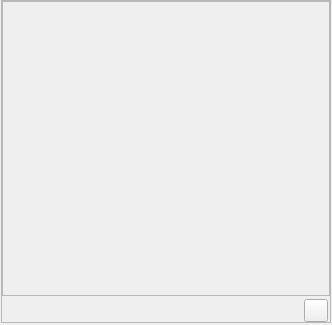
<?xml version="1.0" encoding="UTF-8"?>
<ui version="4.0">
 <class>MainWidget</class>
 <widget class="QWidget" name="MainWidget">
  <property name="geometry">
   <rect>
    <x>0</x>
    <y>0</y>
    <width>332</width>
    <height>325</height>
   </rect>
  </property>
  <layout class="QVBoxLayout" name="verticalLayout_2" stretch="0">
   <property name="spacing">
    <number>0</number>
   </property>
   <property name="leftMargin">
    <number>0</number>
   </property>
   <property name="topMargin">
    <number>0</number>
   </property>
   <property name="rightMargin">
    <number>0</number>
   </property>
   <property name="bottomMargin">
    <number>0</number>
   </property>
   <item>
    <widget class="QWidget" name="mainContainerWidget" native="true">
     <layout class="QVBoxLayout" name="verticalLayout">
      <property name="spacing">
       <number>0</number>
      </property>
      <property name="leftMargin">
       <number>1</number>
      </property>
      <property name="topMargin">
       <number>0</number>
      </property>
      <property name="rightMargin">
       <number>1</number>
      </property>
      <property name="bottomMargin">
       <number>2</number>
      </property>
      <item>
       <widget class="QFrame" name="frame">
        <property name="frameShape">
         <enum>QFrame::StyledPanel</enum>
        </property>
        <property name="frameShadow">
         <enum>QFrame::Sunken</enum>
        </property>
        <layout class="QVBoxLayout" name="verticalLayout_4">
         <property name="spacing">
          <number>0</number>
         </property>
         <property name="leftMargin">
          <number>0</number>
         </property>
         <property name="topMargin">
          <number>0</number>
         </property>
         <property name="rightMargin">
          <number>0</number>
         </property>
         <property name="bottomMargin">
          <number>0</number>
         </property>
         <item>
          <widget class="QWidget" name="stackedMixerArea" native="true">
           <layout class="QVBoxLayout" name="verticalLayout_5">
            <property name="leftMargin">
             <number>0</number>
            </property>
            <property name="topMargin">
             <number>0</number>
            </property>
            <property name="rightMargin">
             <number>0</number>
            </property>
            <property name="bottomMargin">
             <number>1</number>
            </property>
            <item>
             <widget class="QScrollArea" name="scrollArea">
              <property name="widgetResizable">
               <bool>true</bool>
              </property>
              <widget class="QWidget" name="scrollAreaWidgetContents">
               <property name="geometry">
                <rect>
                 <x>0</x>
                 <y>0</y>
                 <width>326</width>
                 <height>289</height>
                </rect>
               </property>
               <layout class="QVBoxLayout" name="verticalLayout_6">
                <property name="leftMargin">
                 <number>0</number>
                </property>
                <property name="topMargin">
                 <number>0</number>
                </property>
                <property name="rightMargin">
                 <number>0</number>
                </property>
                <property name="bottomMargin">
                 <number>0</number>
                </property>
                <item>
                 <layout class="QVBoxLayout" name="scrollVerticalLayout" stretch="0,1">
                  <property name="spacing">
                   <number>0</number>
                  </property>
                  <property name="sizeConstraint">
                   <enum>QLayout::SetDefaultConstraint</enum>
                  </property>
                  <item>
                   <layout class="QVBoxLayout" name="trackerListLayout">
                    <property name="spacing">
                     <number>2</number>
                    </property>
                   </layout>
                  </item>
                  <item>
                   <spacer name="verticalSpacer">
                    <property name="orientation">
                     <enum>Qt::Vertical</enum>
                    </property>
                    <property name="sizeType">
                     <enum>QSizePolicy::MinimumExpanding</enum>
                    </property>
                    <property name="sizeHint" stdset="0">
                     <size>
                      <width>20</width>
                      <height>0</height>
                     </size>
                    </property>
                   </spacer>
                  </item>
                 </layout>
                </item>
               </layout>
              </widget>
             </widget>
            </item>
           </layout>
          </widget>
         </item>
         <item>
          <widget class="QWidget" name="buttonsWidget" native="true">
           <layout class="QVBoxLayout" name="verticalLayout_3">
            <property name="spacing">
             <number>0</number>
            </property>
            <property name="leftMargin">
             <number>0</number>
            </property>
            <property name="topMargin">
             <number>0</number>
            </property>
            <property name="rightMargin">
             <number>0</number>
            </property>
            <property name="bottomMargin">
             <number>0</number>
            </property>
            <item>
             <layout class="QHBoxLayout" name="buttonLayout">
              <property name="leftMargin">
               <number>2</number>
              </property>
              <property name="topMargin">
               <number>2</number>
              </property>
              <property name="rightMargin">
               <number>2</number>
              </property>
              <property name="bottomMargin">
               <number>0</number>
              </property>
              <item>
               <spacer name="horizontalSpacer">
                <property name="orientation">
                 <enum>Qt::Horizontal</enum>
                </property>
                <property name="sizeHint" stdset="0">
                 <size>
                  <width>40</width>
                  <height>20</height>
                 </size>
                </property>
               </spacer>
              </item>
              <item>
               <widget class="QToolButton" name="addTrackerButton">
                <property name="minimumSize">
                 <size>
                  <width>0</width>
                  <height>0</height>
                 </size>
                </property>
                <property name="text">
                 <string/>
                </property>
                <property name="iconSize">
                 <size>
                  <width>16</width>
                  <height>16</height>
                 </size>
                </property>
               </widget>
              </item>
             </layout>
            </item>
           </layout>
          </widget>
         </item>
        </layout>
       </widget>
      </item>
     </layout>
    </widget>
   </item>
  </layout>
 </widget>
 <resources/>
 <connections/>
</ui>
